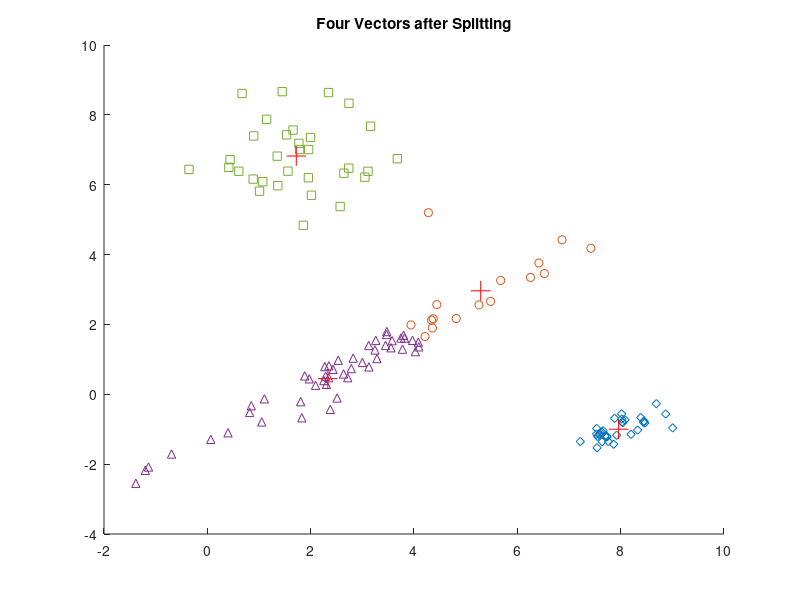
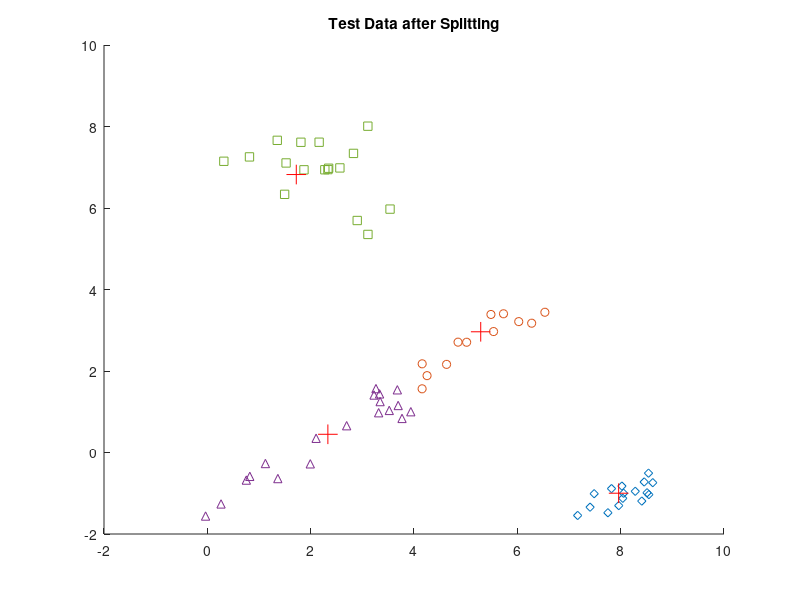

The MATLAB script that drew these images, in order:
%% Vector Quantization
% 1.preparation:training set
% 2.clustering algorithm:L training data to M-element codebook
% 3.Nearest-neighbor codebook search

%% 1. preparation:training set
clc;clear;
% training set includes 2-Dimensional data of L(128)
trainset = load('training.dat');
L = length(trainset);
M = 4; % codebook size

%% 2. clustering algorithm:L training data to M-element codebook
% a. codebook initialization
center = sum(trainset)/L; % 1-vector codebook
% draw 1
% figure(1);
% scatter(trainset(:,1),trainset(:,2));
% c0 = sum(trainset)/L; 
% hold on;
% scatter(c0(1),c0(2),200,'r','+');
% title('Centroid of Training Vectors');
%
e = 0.01; % 0.01<epsilon<0.05

for m=1:log2(M) %split log2(M) time
    D0 = 1; %D'
    D1 = 0; %D
    center = [center*(1+e);center*(1-e)];
    while abs(D1-D0)/D0>e % converge
        D0 = D1;
        % Nearest-Neighbor Search
        dmin = zeros(L,1);
        for i = 1:L % all train set
            for j = 1:length(center)
                % distance/distortion measure)
                d(i,j)=norm(trainset(i,:)-center(j,:));
                dmin_set = find(d(i,:)==min(d(i,:)));
                dmin(i) =dmin_set(1);
            end
        end

        % classify and center update
        for j = 1:length(center)
            cluster= find(dmin==j);
            cluster_set = trainset(cluster,:);
            center(j,:) = sum(cluster_set)/length(cluster_set);
        end

        % compute distortion
        distort = 0;
        for j = 1:length(center)
            cluster= find(dmin==j);
            cluster_set = trainset(cluster,:);
            dis = 0;
            for k = 1:length(cluster_set)
                dis = dis+norm(cluster_set(k,:)-center(j,:));
            end
            distort = distort+dis;
        end
        D1 = distort/L/2^m;
    end

end
       % draw 2
%     figure(2);
%    clu1= find(dmin==1);
%    clu1_set = trainset(clu1,:);
%    color1 = [0.8500 0.3250 0.0980];
%    scatter(clu1_set(:,1),clu1_set(:,2),[],color1);
%    hold on;
%    c1 = center(1,:);
%    scatter(c1(1),c1(2),200,'r','+');
%    clu2= find(dmin==2);
%    clu2_set = trainset(clu2,:);
%    color2 = [0 0.4470 0.7410];
%    scatter(clu2_set(:,1),clu2_set(:,2),[],color2,'s');
%    hold on;
%    c2 = center(2,:);
%    scatter(c2(1),c2(2),200,'r','+');
%    title('Two Vectors after Splitting');

 % draw 4
    
   clu1= find(dmin==1);
   clu1_set = trainset(clu1,:);
   color1 = [0.8500 0.3250 0.0980];
   c1 = center(1,:);

   clu2= find(dmin==2);
   clu2_set = trainset(clu2,:);
   color2 = [0.4660 0.6740 0.1880];
   c2 = center(2,:);

   clu3= find(dmin==3);
   clu3_set = trainset(clu3,:);
   color3 = [0 0.4470 0.7410];
   c3 = center(3,:);

   clu4= find(dmin==4);
   clu4_set = trainset(clu4,:);
   color4 = [0.4940 0.1840 0.5560];
   c4 = center(4,:);


   figure;
   scatter(clu1_set(:,1),clu1_set(:,2),[],color1,'o');
   hold on;
   scatter(clu2_set(:,1),clu2_set(:,2),[],color2,'s');
   hold on;
   scatter(clu3_set(:,1),clu3_set(:,2),[],color3,'d');
   hold on;
   scatter(clu4_set(:,1),clu4_set(:,2),[],color4,'^');
   scatter(c1(1),c1(2),200,'r','+');
   scatter(c2(1),c2(2),200,'r','+');
   scatter(c3(1),c3(2),200,'r','+');
   scatter(c4(1),c4(2),200,'r','+');
   title('Four Vectors after Splitting');

%% 3. Nearest-neighbor codebook search

testset = load('to_be_quantized.dat');
L_test = length(testset);
dmin_test = zeros(L_test,1);
for i = 1:L_test % all train set
    for j = 1:length(center)
        % distance/distortion measure)
        dt(i,j)=norm(testset(i,:)-center(j,:));
        dmin_test_set = find(dt(i,:)==min(dt(i,:)));
        dmin_test(i) =dmin_test_set(1);
    end
end

% compute distortion
        distort_test = 0;
        for j = 1:length(center)
            cluster= find(dmin_test==j);
            cluster_set = testset(cluster,:);
            dis = 0;
            for k = 1:length(cluster_set)
                dis = dis+norm(cluster_set(k,:)-center(j,:));
            end
            distort_test = distort_test+dis;
        end
        D1_test = distort_test/L/2^m;
% figure;
% scatter(testset(:,1),testset(:,2),'x');
    
   clu1= find(dmin_test==1);
   clu1_set = testset (clu1,:);
   color1 = [0.8500 0.3250 0.0980];
   c1 = center(1,:);

   clu2= find(dmin_test==2);
   clu2_set = testset (clu2,:);
   color2 = [0.4660 0.6740 0.1880];
   c2 = center(2,:);

   clu3= find(dmin_test==3);
   clu3_set = testset (clu3,:);
   color3 = [0 0.4470 0.7410];
   c3 = center(3,:);

   clu4= find(dmin_test==4);
   clu4_set =testset (clu4,:);
   color4 = [0.4940 0.1840 0.5560];
   c4 = center(4,:);


   figure;
   scatter(clu1_set(:,1),clu1_set(:,2),[],color1,'o');
   hold on;
   scatter(clu2_set(:,1),clu2_set(:,2),[],color2,'s');
   hold on;
   scatter(clu3_set(:,1),clu3_set(:,2),[],color3,'d');
   hold on;
   scatter(clu4_set(:,1),clu4_set(:,2),[],color4,'^');
   scatter(c1(1),c1(2),200,'r','+');
   scatter(c2(1),c2(2),200,'r','+');
   scatter(c3(1),c3(2),200,'r','+');
   scatter(c4(1),c4(2),200,'r','+');
   title('Test Data after Splitting');
